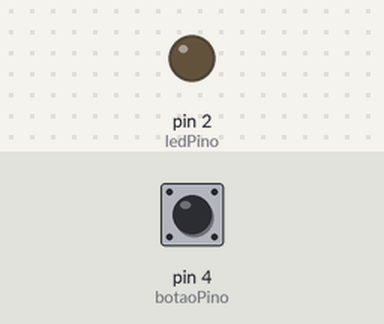
A program run on a simulated Arduino Nano, built with avr-gcc and run on an emulated ATmega328P. Parts: output pins drawn as LEDs (lit = HIGH). Inputs (shaded band) come from the test bench; at power-on: pin 4 (botaoPino) LOW. The audio player accepts every command and is not drawn; what the program prints to the serial monitor is not drawn.

Above: at 1.7 s.
1.8 s: pin 4 (botaoPino) pulled HIGH for 0.15 s
At 2.9 s:
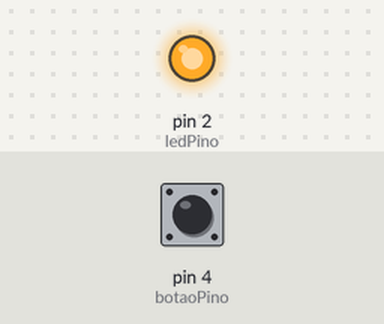
3.4 s: pin 4 (botaoPino) pulled HIGH for 1 s
At 4.1 s:
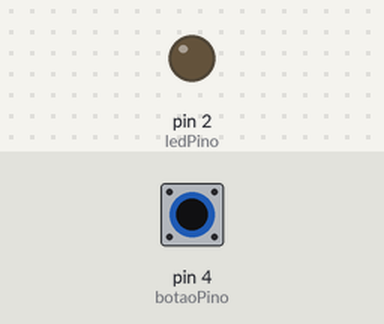
5.9 s: pin 4 (botaoPino) pulled HIGH for 3.2 s
At 7.2 s:
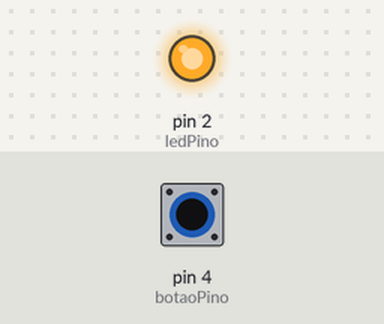
Timing chart, 0 to 8.9 s (numbered marks = the images above; inputs shaded):
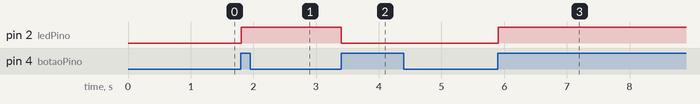

Measured:
- after the input at 1.8 s, pin 2 (ledPino): LOW → HIGH at once
- after the input at 3.4 s, pin 2 (ledPino): HIGH → LOW at once
- after the input at 5.9 s, pin 2 (ledPino): LOW → HIGH at once

The program:

main.cpp
```cpp
#include <Arduino.h>
#include <SoftwareSerial.h>
#include <DFRobotDFPlayerMini.h>

// --- Definição dos Pinos ---
#define ledPino  2
#define botaoPino 4

SoftwareSerial mySoftwareSerial(10,11); //TX RX
DFRobotDFPlayerMini myDFPlayer;

int ultimoEstado = LOW;
int ledLigado = 0;

void setup() {
pinMode(ledPino, OUTPUT);
pinMode(botaoPino,INPUT);

digitalWrite(ledPino, LOW);

mySoftwareSerial.begin(9600);

Serial.begin(9600);

if (!myDFPlayer.begin(mySoftwareSerial)) {

Serial.println(F("Erro: Verifique conexoes e cartao SD"));

while(true);}

Serial.println(F("DFPlayer Online!"));

myDFPlayer.volume(20); // Volume 0-30

}

void loop() {
int leitura = digitalRead(botaoPino);

if(leitura == HIGH && ultimoEstado == 0){
  ledLigado = !ledLigado;

  if(ledLigado){
    digitalWrite(ledPino, HIGH);
    myDFPlayer.play(1);
  }
  else{
    digitalWrite(ledPino, LOW);
    myDFPlayer.play(2);
  }

  delay(50);
}

Serial.println(leitura);

ultimoEstado = leitura;

}
```
